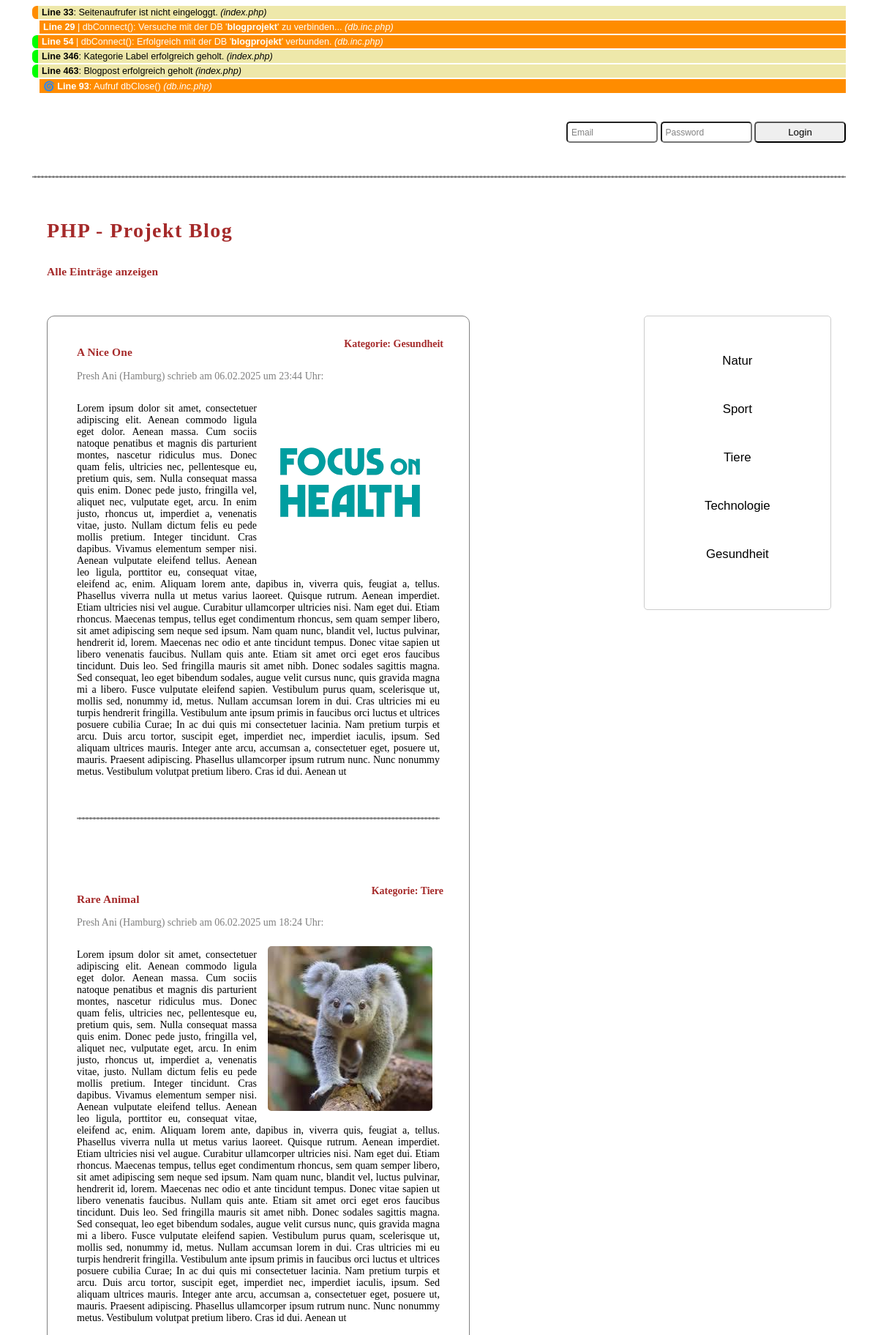
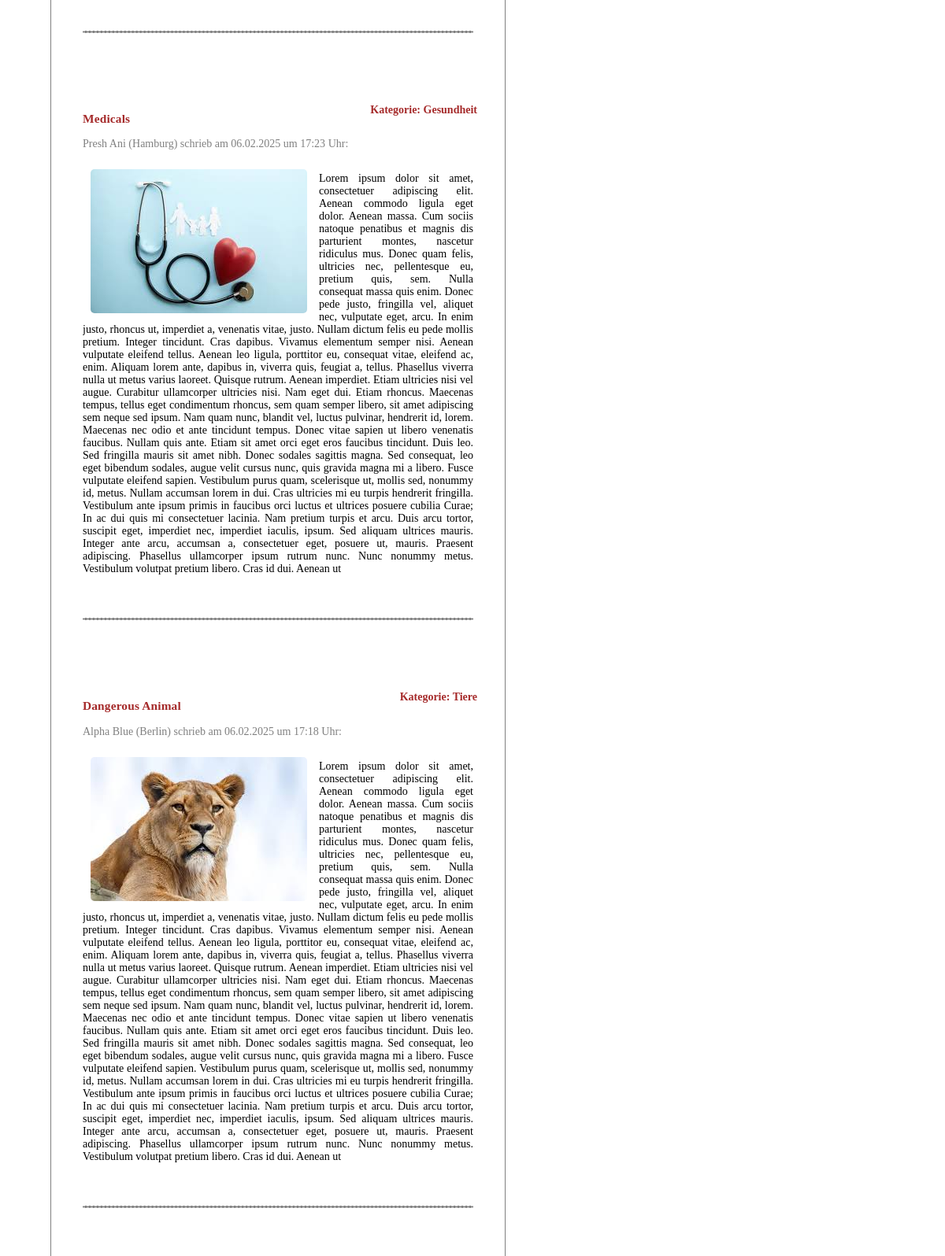
The page / (upper part) on the database its author committed (2 pictures, top to bottom).
### tables this page shows
CREATE TABLE `blogs` (
  `blogID` int(11) NOT NULL,
  `blogHeadline` varchar(256) NOT NULL,
  `blogImagePath` varchar(256) DEFAULT NULL,
  `blogImageAlignment` varchar(11) NOT NULL,
  `blogContent` text NOT NULL,
  `blogDate` timestamp NOT NULL DEFAULT current_timestamp(),
  `catID` int(11) NOT NULL,
  `userID` int(11) NOT NULL
);

CREATE TABLE `categories` (
  `catID` int(11) NOT NULL,
  `catLabel` varchar(256) NOT NULL
);

CREATE TABLE `users` (
  `userID` int(11) NOT NULL,
  `userFirstName` varchar(256) NOT NULL,
  `userLastName` varchar(256) NOT NULL,
  `userEmail` varchar(256) NOT NULL,
  `userCity` varchar(256) NOT NULL,
  `userPassword` varchar(256) NOT NULL
);

### include/dateTime.inc.php (called while the page is built, shortened)
<?php
				function isoToEuDateTime($value) {
					if($value) {
						if( strpos($value, " ") ) {
							$dateTimeArray = explode(" ", $value);
							$date = $dateTimeArray[0];
							$dateArray 	= explode("-", $date);
							$time = $dateTimeArray[1];
							$time 		= substr($time, 0, 5);
						} else {
							$dateArray 	= explode("-", $value);
							$time 		= NULL;
						}
						$euDate = "$dateArray[2].$dateArray[1].$dateArray[0]";
					} else {
						$euDate 		= NULL;
						$time 		= NULL;
					}
					return array("date"=>$euDate, "time"=>$time);
				}

### index.php (the view, shortened to what this page needs)
<?php
				require_once('./include/dateTime.inc.php');
				require_once('./include/db.inc.php');
				$loggedIn = isset($_SESSION['ID']) && $_SESSION['IPAddress'] === $_SERVER['REMOTE_ADDR'];
				if( !$loggedIn ) {
if(DEBUG)	echo "<p class='debug auth hint'><b>Line " . __LINE__ . "</b>: Seitenaufrufer ist nicht eingeloggt. <i>(" . basename(__FILE__) . ")</i></p>\n";
				} else {
if(DEBUG)	echo "<p class='debug auth hint'><b>Line " . __LINE__ . "</b>: Seitenaufrufer ist eingeloggt. <i>(" . basename(__FILE__) . ")</i></p>\n";
					session_regenerate_id(true);
				}
				$errorLogin 				= NULL;
				$noAvailablePostInfo 	= NULL;
				$transRollCommError		= NULL;
				$PDO = dbConnect('blogprojekt');
				$sql = 'SELECT catLabel FROM categories';
				try {
					$PDOStatement = $PDO->prepare($sql);
					$PDOStatement->execute();
				} catch (PDOException $error){
if(DEBUG) 		echo "<p class='debug db err'><b>Line " . __LINE__ . "</b>: ERROR: " . $error->GetMessage() . "<i>(" . basename(__FILE__) . ")</i></p>\n";
				}
				$catNamesDataSet = $PDOStatement->fetchAll(PDO::FETCH_ASSOC);
				$rowCount = $PDOStatement->rowCount();
				if($rowCount === 0) {
if(DEBUG)		echo "<p class='debug auth err'><b>Line " . __LINE__ . "</b>: FEHLER beim holen Kategorie Label! <i>(" . basename(__FILE__) . ")</i></p>\n";
				} else {
if(DEBUG)		echo "<p class='debug auth ok'><b>Line " . __LINE__ . "</b>: Kategorie Label erfolgreich geholt. <i>(" . basename(__FILE__) . ")</i></p>\n";
				}
							$blogs = [];
				if( isset($_POST['selectedCategory'])) {
					$selectedCategory = $_POST['selectedCategory'];
if(DEBUG)		echo "<p class='debug auth ok'><b>Line " . __LINE__ . "</b>: Button \"$selectedCategory\" clicked. <i>(" . basename(__FILE__) . ")</i></p>\n";
						$sql = '
						SELECT
						catLabel,
						blogHeadline,
						userFirstName,
						userLastName,
						userCity,
						blogImagePath,
						blogImageAlignment,
						blogContent,
						blogDate
						FROM blogs
						JOIN users USING (userID)
						JOIN categories USING (catID)
						WHERE catLabel = :selectedCategory
						ORDER BY blogDate DESC';
						try{
							$PDOStatement = $PDO->prepare($sql);
							$placeholders = array('selectedCategory' => $selectedCategory);
							$PDOStatement->execute($placeholders);
						} catch (PDOException $error){
if(DEBUG) 				echo "<p class='debug db err'><b>Line " . __LINE__ . "</b>: ERROR: " . $error->GetMessage() . "<i>(" . basename(__FILE__) . ")</i></p>\n";
						}
						$blogs = $PDOStatement->fetchAll();
						if(empty($blogs)) {
if(DEBUG)				echo "<p class='debug info'><b>Line " . __LINE__ . "</b>: Keine Daten für das catLabel '$selectedCategory'! <i>(" . basename(__FILE__) . ")</i></p>\n";
							$noAvailablePostInfo = "Keine Daten für die Kategorie '$selectedCategory'!";
						} else {
if(DEBUG)				echo "<p class='debug auth ok'><b>Line " . __LINE__ . "</b>: Blogpost erfolgreich geholt <i>(" . basename(__FILE__) . ")</i></p>\n";
						}
				} else {
					$sql = '
						SELECT
						catLabel,
						blogHeadline,
						userFirstName,
						userLastName,
						userCity,
						blogImagePath,
						blogImageAlignment,
						blogContent,
						blogDate
						FROM blogs
						JOIN users USING (userID)
						JOIN categories USING (catID)
						ORDER BY blogDate DESC';
						try{
							$PDOStatement = $PDO->prepare($sql);
							$placeholders = array();
							$PDOStatement->execute($placeholders);
						} catch (PDOException $error){
if(DEBUG) 				echo "<p class='debug db err'><b>Line " . __LINE__ . "</b>: ERROR: " . $error->GetMessage() . "<i>(" . basename(__FILE__) . ")</i></p>\n";
						}
						$blogs = $PDOStatement->fetchAll();
						if(empty($blogs)) {
if(DEBUG)				echo "<p class='debug info'><b>Line " . __LINE__ . "</b>: Keine Daten in der Datenbank! <i>(" . basename(__FILE__) . ")</i></p>\n";
							$noAvailablePostInfo = "Keine Daten in der Datenbank!";
						} else {
if(DEBUG)				echo "<p class='debug auth ok'><b>Line " . __LINE__ . "</b>: Blogpost erfolgreich geholt <i>(" . basename(__FILE__) . ")</i></p>\n";
						}
								dbClose($PDO, $PDOStatement);
				}
?>
<!doctype html>
<html>
	<head>
		<link rel="stylesheet" href="./css/main.css">
		<link rel="stylesheet" href="./css/debug.css">
	</head>
	<body>
	<br>
		<?php if( $loggedIn === false ): ?>
		<form action="" method="POST">
			<div style="text-align: right;">
				<span class='error'><?= $errorLogin ?></span><br>
				<input class="short" type="text" name="f1" placeholder="Email">
				<input class="short" type="password" name="f2" placeholder="Password">
				<input class="short" type="submit" value="Login">
			</div>
		</form>
		<?php endif ?>
		<hr style="border: none; border-top: 1px dashed #ccc; border-bottom: 1px dashed #ccc; width: 100%; margin-top: 40px; margin-bottom: 40px;">
		<h1 style="margin-left: 20px; color: brown; font-family: times; font-size: 2em;">PHP - Projekt Blog</h1>
		<h3 style="margin-left: 20px; color: brown;">Alle Einträge anzeigen</h3>
		<span><?= $transRollCommError ?></span><br>
	<div class="main-container">
    <div class="blog-container">
        <?php if (!empty($blogs)): ?>
            <?php foreach ($blogs AS $blog): ?>
                <div class="blog-post">
                    <div class="blog-category"><?= 'Kategorie: ' . $blog['catLabel'] ?></div>
                    <h3 class="blog-headline"><?= $blog['blogHeadline'] ?></h3>
                    <p class="blog-author"><?= $blog['userFirstName'] . ' ' . $blog['userLastName'] . ' (' . $blog['userCity'] . ') ' . 'schrieb am ' . isoToEuDateTime($blog['blogDate'])['date'] . ' um ' . isoToEuDateTime($blog['blogDate'])['time'] .' Uhr:' ?></p>
                    <div class="blog-content-container clearfix">
                        <?php if (!empty($blog['blogImagePath'])): ?>
                            <?php $imageAlignmentClass = (trim($blog['blogImageAlignment']) === 'align left') ? 'left-align' : 'right-align'; ?>
                            <img src="<?= $blog['blogImagePath'] ?>" class="blog-image <?= $imageAlignmentClass ?>" alt="Blog Image">
                        <?php endif; ?>
                        <div class="blog-text">
                            <p><?= nl2br($blog['blogContent']) ?></p>
                        </div>
                    </div>
                    <hr class="dashed-separator">
                </div>
            <?php endforeach; ?>
        <?php elseif (isset($_POST['selectedCategory'])): ?>
            <p class="no-post"><?= $noAvailablePostInfo ?></p>
        <?php endif; ?>
    </div>
    <div class="cat-array-div">
        <span style="color: orange;"><?= $noAvailablePostInfo ?></span><br>
        <form action="" method="post">
            <?php foreach ($catNamesDataSet AS $category): ?>
                <input class="short" type="submit" name="selectedCategory" value="<?= $category['catLabel'] ?>"><br><br>
            <?php endforeach; ?>
        </form>
    </div>
</div>
	</body>
	<br>
	<br>
	<br>
	<br>
	<br>
	<br>
	<br>
	<br>
	<br>
	<br>
</html>

### include/db.inc.php (shortened to what this page needs)
<?php
				function dbConnect($DBName=DB_NAME) {
if(DEBUG_DB)	echo "<p class='debug db'><b>Line " . __LINE__ .  "</b> | " . __METHOD__ . "(): Versuche mit der DB '<b>$DBName</b>' zu verbinden... <i>(" . basename(__FILE__) . ")</i></p>\r\n";
					try {
						$PDO = new PDO(DB_SYSTEM . ":host=" . DB_HOST . "; dbname=$DBName; charset=utf8mb4", DB_USER, DB_PWD);
						$PDO->setAttribute(PDO::ATTR_EMULATE_PREPARES, false);
						$PDO->setAttribute(PDO::ATTR_STRINGIFY_FETCHES, false);
					} catch(PDOException $error) {
if(DEBUG_DB)		echo "<p class='debug db err'><b>Line " . __LINE__ .  "</b> | " . __METHOD__ . "(): <i>FEHLER: " . $error->GetMessage() . " </i> <i>(" . basename(__FILE__) . ")</i></p>\r\n";
						exit;
					}
if(DEBUG_DB)	echo "<p class='debug db ok'><b>Line " . __LINE__ .  "</b> | " . __METHOD__ . "(): Erfolgreich mit der DB '<b>$DBName</b>' verbunden. <i>(" . basename(__FILE__) . ")</i></p>\r\n";
					return $PDO;
				}
				function dbClose(&$PDO, &$PDOStatement=NULL) {
if(DEBUG_DB)	echo "<p class='debug db'>🌀 <b>Line  " . __LINE__ .  "</b>: Aufruf " . __FUNCTION__ . "() <i>(" . basename(__FILE__) . ")</i></p>\r\n";
				}

### css/main.css (style rules this page uses)
body { font-family: verdana; font-size: 14px; box-sizing: border-box; padding: 0% 3%; }
h1, h2, h3, h4, h5, h6 { margin-top: 2em; }
h1 { color: black; font-size: 1.5em; letter-spacing: 0.05em; }
h2, h3, h4, h5 { color: dodgerblue; letter-spacing: 0.05em; }
h3, h4, h5 { letter-spacing: 0.01em; }
h3 { font-size: 1.1em; }
hr { height: 1px; border: none; background-color: gray; }
fieldset, input, textarea, select { border-radius: 5px; }
input, textarea { margin: 5px 0; padding: 5px; width: 80%; }
input[type="submit"] { width: 100%; }
input.short { width: 125px; }
input::placeholder { opacity: 0.9; font-size: 0.9em; }

### css/debug.css (style rules this page uses)
.debug, .sanitizeString,.sanitizeFloat, .checkMandatory,.validateInputString,.validateEmail,.validateNumber,.validatePrice,.validateImageUpload, .dateTime,.DB,.auth,.classLoader { background-color: dodgerblue; padding: 2px 5px; margin-bottom: 2px; margin-top: 2px; font-family: arial; font-size: 0.9em; color: white; margin-left: 0.8em; }
.db { background-color: darkorange; }
.auth { background-color: palegoldenrod; color: black; }
.err, .ok, .hint { border-radius: 0.5em 0 0 0.5em; border-left: 0.7em solid whitesmoke; margin-left: 0em; }
.ok { border-color: lime; }
.hint { border-color: darkorange; }

### index.php (style rules this page uses)
.cat-array-div { display: flex; flex-direction: column; width: 350px; height: auto; border: 1px solid #ccc; border-radius: 5px; margin-left: auto; text-align: center; padding: 25px 0px; }
.cat-array-div input { border: none; background: white; cursor: pointer; padding: 10px; font-size: 1.2em; }
.main-container { display: flex; align-items: flex-start; justify-content: space-between; width: 100%; padding: 20px; box-sizing: border-box; }
.blog-container { width: 50%; background-color: white; padding: 20px; border: 1px solid grey; border-radius: 10px; }
.blog-post { position: relative; padding: 20px; margin-bottom: 20px; background-color: white; }
.blog-category { position: absolute; top: 10px; right: 15px; font-weight: bold; color: brown; }
.blog-headline { margin-top: 0; color: brown; }
.blog-author { color: grey; font-size: 14px; }
.blog-content-container { overflow: hidden; }
.blog-image { max-width: 300px; height: auto; margin: 10px; border-radius: 5px; }
.left-align { float: left; margin-right: 15px; }
.right-align { float: right; margin-left: 15px; }
.blog-text { text-align: justify; }
.clearfix::after { content: ""; display: block; clear: both; }
.dashed-separator { border: none; border-top: 1px dashed #ccc; border-bottom: 1px dashed #ccc; width: 100%; margin-top: 40px; margin-bottom: 40px; }
.cat-array-div { width: 20%; background-color: white; padding: 20px; border-radius: 5px; text-align: center; }

### rows shown on the page
blogs: catID.catLabel "Gesundheit", blogHeadline "A Nice One", userID.userFirstName "Presh", userID.userLastName "Ani", userID.userCity "Hamburg", blogDate "06.02.2025", blogDate "23:44", blogImagePath (picture), blogContent "Lorem ipsum dolor sit amet, consectetuer adipiscing elit. Aenean commodo ligula eget dolor. Aenean massa. Cum sociis natoque penatibus et magnis dis parturient montes, nascetur ridiculus mus. Donec quam felis, ultricies nec, pellentesque eu, pretium quis, sem. Nulla consequat massa quis enim. Donec pede justo, fringilla vel, aliquet nec, vulputate eget, arcu. In enim justo, rhoncus ut, imperdiet a, venenatis vitae, justo. Nullam dictum felis eu pede mollis pretium. Integer tincidunt. Cras dapibus. Vivamus elementum semper nisi. Aenean vulputate eleifend tellus. Aenean leo ligula, porttitor eu, consequat vitae, eleifend ac, enim. Aliquam lorem ante, dapibus in, viverra quis, feugiat a,…"
blogs: catID.catLabel "Tiere", blogHeadline "Rare Animal", userID.userFirstName "Presh", userID.userLastName "Ani", userID.userCity "Hamburg", blogDate "06.02.2025", blogDate "18:24", blogImagePath (picture), blogContent "Lorem ipsum dolor sit amet, consectetuer adipiscing elit. Aenean commodo ligula eget dolor. Aenean massa. Cum sociis natoque penatibus et magnis dis parturient montes, nascetur ridiculus mus. Donec quam felis, ultricies nec, pellentesque eu, pretium quis, sem. Nulla consequat massa quis enim. Donec pede justo, fringilla vel, aliquet nec, vulputate eget, arcu. In enim justo, rhoncus ut, imperdiet a, venenatis vitae, justo. Nullam dictum felis eu pede mollis pretium. Integer tincidunt. Cras dapibus. Vivamus elementum semper nisi. Aenean vulputate eleifend tellus. Aenean leo ligula, porttitor eu, consequat vitae, eleifend ac, enim. Aliquam lorem ante, dapibus in, viverra quis, feugiat a,…"
blogs: catID.catLabel "Gesundheit", blogHeadline "Medicals", userID.userFirstName "Presh", userID.userLastName "Ani", userID.userCity "Hamburg", blogDate "06.02.2025", blogDate "17:23", blogImagePath (picture), blogContent "Lorem ipsum dolor sit amet, consectetuer adipiscing elit. Aenean commodo ligula eget dolor. Aenean massa. Cum sociis natoque penatibus et magnis dis parturient montes, nascetur ridiculus mus. Donec quam felis, ultricies nec, pellentesque eu, pretium quis, sem. Nulla consequat massa quis enim. Donec pede justo, fringilla vel, aliquet nec, vulputate eget, arcu. In enim justo, rhoncus ut, imperdiet a, venenatis vitae, justo. Nullam dictum felis eu pede mollis pretium. Integer tincidunt. Cras dapibus. Vivamus elementum semper nisi. Aenean vulputate eleifend tellus. Aenean leo ligula, porttitor eu, consequat vitae, eleifend ac, enim. Aliquam lorem ante, dapibus in, viverra quis, feugiat a,…"
blogs: catID.catLabel "Tiere", blogHeadline "Dangerous Animal", userID.userFirstName "Alpha", userID.userLastName "Blue", userID.userCity "Berlin", blogDate "06.02.2025", blogDate "17:18", blogImagePath (picture), blogContent "Lorem ipsum dolor sit amet, consectetuer adipiscing elit. Aenean commodo ligula eget dolor. Aenean massa. Cum sociis natoque penatibus et magnis dis parturient montes, nascetur ridiculus mus. Donec quam felis, ultricies nec, pellentesque eu, pretium quis, sem. Nulla consequat massa quis enim. Donec pede justo, fringilla vel, aliquet nec, vulputate eget, arcu. In enim justo, rhoncus ut, imperdiet a, venenatis vitae, justo. Nullam dictum felis eu pede mollis pretium. Integer tincidunt. Cras dapibus. Vivamus elementum semper nisi. Aenean vulputate eleifend tellus. Aenean leo ligula, porttitor eu, consequat vitae, eleifend ac, enim. Aliquam lorem ante, dapibus in, viverra quis, feugiat a,…"
categories: selectedCategory "Natur"
categories: selectedCategory "Sport"
categories: selectedCategory "Tiere"
categories: selectedCategory "Technologie"
categories: selectedCategory "Gesundheit"

### other values the page prints
__LINE__ "33"
basename(__FILE__) "index.php"
__LINE__ "29"
__METHOD__ "dbConnect"
$DBName "blogprojekt"
basename(__FILE__) "db.inc.php"
__LINE__ "54"
__LINE__ "346"
__LINE__ "463"
__LINE__ "93"
__FUNCTION__ "dbClose"
